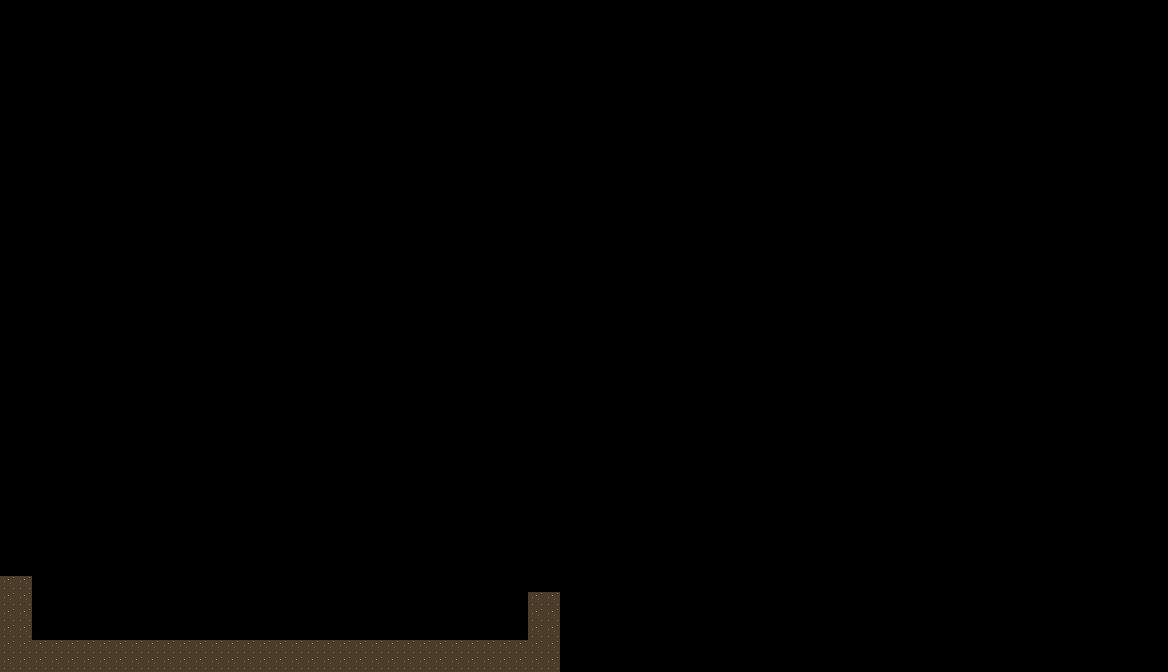

Tiled map render using the project's own tile images. Description and the map definition, with tile-layer contents summarised, below:
An orthogonal 73x42 tile map with 16x16 px tiles, 1 tile layer (walls) and 3 objects (2x pig, player_start).

<map version="1.5" tiledversion="1.5.0" orientation="orthogonal" renderorder="right-up" width="73" height="42" tilewidth="16" tileheight="16" infinite="0" nextlayerid="4" nextobjectid="4">
 <tileset firstgid="1" name="tileset3" tilewidth="16" tileheight="16" tilecount="12" columns="6">
  <image source="../Sprites/tileset3.png" width="96" height="32" />
 </tileset>
 <layer id="1" name="walls" width="73" height="42">
  <data>[3066 cells, 84 non-empty, 1 distinct tile ids]</data>
 </layer>
 <objectgroup id="3" name="pigs">
  <object id="2" name="pig" x="128" y="624">
   <ellipse />
  </object>
  <object id="3" name="pig" x="384" y="624">
   <ellipse />
  </object>
 </objectgroup>
 <objectgroup id="2" name="players">
  <object id="1" name="player1" type="player_start" x="64" y="624">
   <ellipse />
  </object>
 </objectgroup>
</map>
